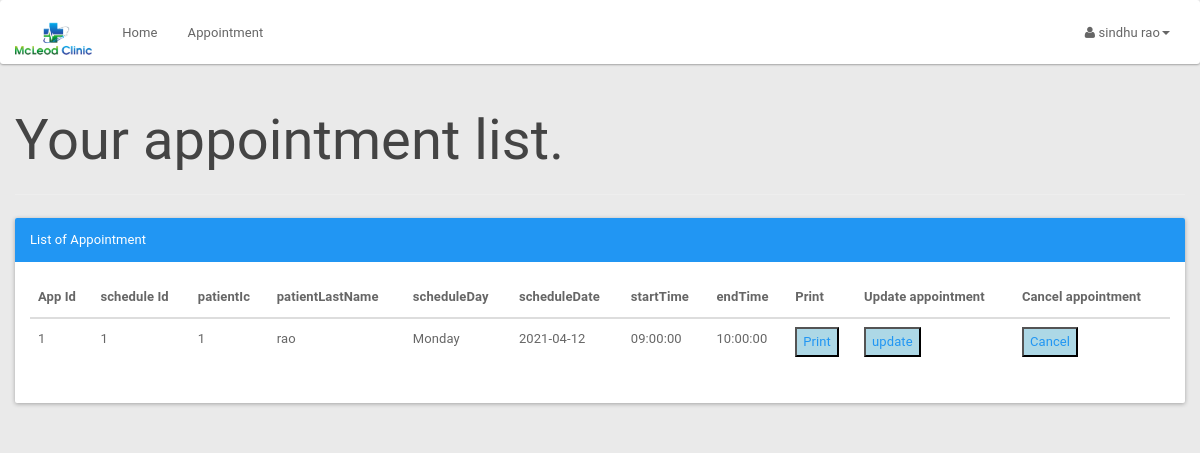
/patient/patientapplist.php (signed in), run on the app's committed database.
### tables this page shows
CREATE TABLE `appointment` (
  `appId` int(3) NOT NULL,
  `patientIc` bigint(12) NOT NULL,
  `scheduleId` int(10) NOT NULL,
  `appSymptom` varchar(100) NOT NULL,
  `appComment` varchar(100) NOT NULL,
  `status` varchar(10) NOT NULL DEFAULT 'process'
);

CREATE TABLE `patient` (
  `icPatient` bigint(12) NOT NULL,
  `password` varchar(20) NOT NULL,
  `patientFirstName` varchar(20) NOT NULL,
  `patientLastName` varchar(20) NOT NULL,
  `patientMaritialStatus` varchar(10) NOT NULL,
  `patientDOB` date NOT NULL,
  `patientGender` varchar(10) NOT NULL,
  `patientAddress` varchar(100) NOT NULL,
  `patientPhone` varchar(15) NOT NULL,
  `patientEmail` varchar(100) NOT NULL
);

CREATE TABLE `doctorschedule` (
  `maindoctorId` int(11) NOT NULL,
  `scheduleId` int(11) NOT NULL,
  `scheduleDate` date NOT NULL,
  `scheduleDay` varchar(15) NOT NULL,
  `startTime` time NOT NULL,
  `endTime` time NOT NULL,
  `bookAvail` varchar(10) NOT NULL
);

### patient/patientapplist.php (the view, shortened to what this page needs)
<?php
include_once '../assets/conn/dbconnect.php';
$session=$_SESSION[ 'patientSession'];
$res=mysqli_query($con, "SELECT a.*, b.*,c.* FROM patient a
	JOIN appointment b
		On a.icPatient = b.patientIc
	JOIN doctorschedule c
		On b.scheduleId=c.scheduleId
	WHERE b.patientIc ='$session'");
	$userRow=mysqli_fetch_array($res);
?>
<!DOCTYPE html>
<html>
	<head>
		<link href="assets/css/material.css" rel="stylesheet">
		<link href="assets/css/default/style.css" rel="stylesheet">
		<link href="assets/css/default/blocks.css" rcel="stylesheet">
		<link rel="stylesheet" href="assets/font-awesome/css/font-awesome.min.css" />
	</head>
	<body>
		<nav class="navbar navbar-default " role="navigation">
			<div class="container-fluid">
				<div class="navbar-header">
					<a class="navbar-brand" href="patient.php"><img alt="Brand" src="assets/img/logo.png" height="40px"></a>
				</div>
				<div class="collapse navbar-collapse" id="bs-example-navbar-collapse-1">
					<ul class="nav navbar-nav">
						<ul class="nav navbar-nav">
							<li><a href="patient.php?docid=<?php echo $userRow['maindoctorId']; ?>">Home</a></li>
							<li><a href="patientapplist.php?patientId=<?php echo $userRow['icPatient']; ?>">Appointment</a></li>
						</ul>
					</ul>
					<ul class="nav navbar-nav navbar-right">
						<li class="dropdown">
							<a href="#" class="dropdown-toggle" data-toggle="dropdown"><i class="fa fa-user"></i> <?php echo $userRow['patientFirstName']; ?> <?php echo $userRow['patientLastName']; ?><b class="caret"></b></a>
						</li>
					</ul>
				</div>
			</div>
		</nav>
<?php
echo "<div class='container'>";
echo "<div class='row'>";
echo "<div class='page-header'>";
echo "<h1>Your appointment list. </h1>";
echo "</div>";
echo "<div class='panel panel-primary'>";
echo "<div class='panel-heading'>List of Appointment</div>";
echo "<div class='panel-body'>";
echo "<table class='table table-hover'>";
echo "<thead>";
echo "<tr>";
echo "<th>App Id</th>";
echo "<th>schedule Id</th>";
echo "<th>patientIc </th>";
echo "<th>patientLastName </th>";
echo "<th>scheduleDay </th>";
echo "<th>scheduleDate </th>";
echo "<th>startTime </th>";
echo "<th>endTime </th>";
echo "<th>Print </th>";
echo "<th>Update appointment</th>";
echo "<th>Cancel appointment</th>";
echo "</tr>";
echo "</thead>";
$res = mysqli_query($con, "SELECT a.*, b.*,c.*
		FROM patient a
		JOIN appointment b
		On a.icPatient = b.patientIc
		JOIN doctorschedule c
		On b.scheduleId=c.scheduleId
		WHERE b.patientIc ='$session'");
while ($userRow = mysqli_fetch_array($res)) {
echo "<tbody>";
echo "<tr>";
echo "<td>" . $userRow['appId'] . "</td>";
echo "<td>" . $userRow['scheduleId'] . "</td>";
echo "<td>" . $userRow['patientIc'] . "</td>";
echo "<td>" . $userRow['patientLastName'] . "</td>";
echo "<td>" . $userRow['scheduleDay'] . "</td>";
echo "<td>" . $userRow['scheduleDate'] . "</td>";
echo "<td>" . $userRow['startTime'] . "</td>";
echo "<td>" . $userRow['endTime'] . "</td>";
echo "<td><a href='invoice.php?appid=".$userRow['appId']."' target='_blank'> <button type= 'button'style='background-color:lightblue'>"  . "Print" . "</button> </a> </td>";
echo "<td><a href='patient.php?previd=" . $userRow['appId'] ."&prevscheduleid=". $userRow['scheduleId']. "&docid=" . $userRow['maindoctorId']."'>" . " <button type= 'button' style='background-color:lightblue'>"  . "update" . "</button>" . "</a></td>";
echo "<td><a href='cancel.php?appId="  . $userRow['appId'] . "&scheduleId="  . $userRow['scheduleId'] . "' onclick = \"javascript: return confirm('Please confirm deletion');\">" . " <button type= 'button' name='cancel' style='background-color:lightblue'>"  . "Cancel " . "</button>" . "</a></td>";
}
echo "</tr>";
echo "</tbody>";
echo "</table>";
?>
	</div>
</div>
</div>
</div>
</body>
</html>

### patient/assets/css/default/style.css (style rules this page uses)
body { background-color: #EAEAEA !important; }
.navbar-default .navbar-brand { color:#fff; font-size:30px; font-weight:bold; }
.navbar { margin-bottom: 0px !important; }

### data on the page
appointment: patientIc.patientFirstName "sindhu", patientIc.patientLastName "rao", appId "1", scheduleId.scheduleId "1", patientIc "1", scheduleId.scheduleDay "Monday", scheduleId.scheduleDate "2021-04-12", scheduleId.startTime "09:00:00", scheduleId.endTime "10:00:00"
